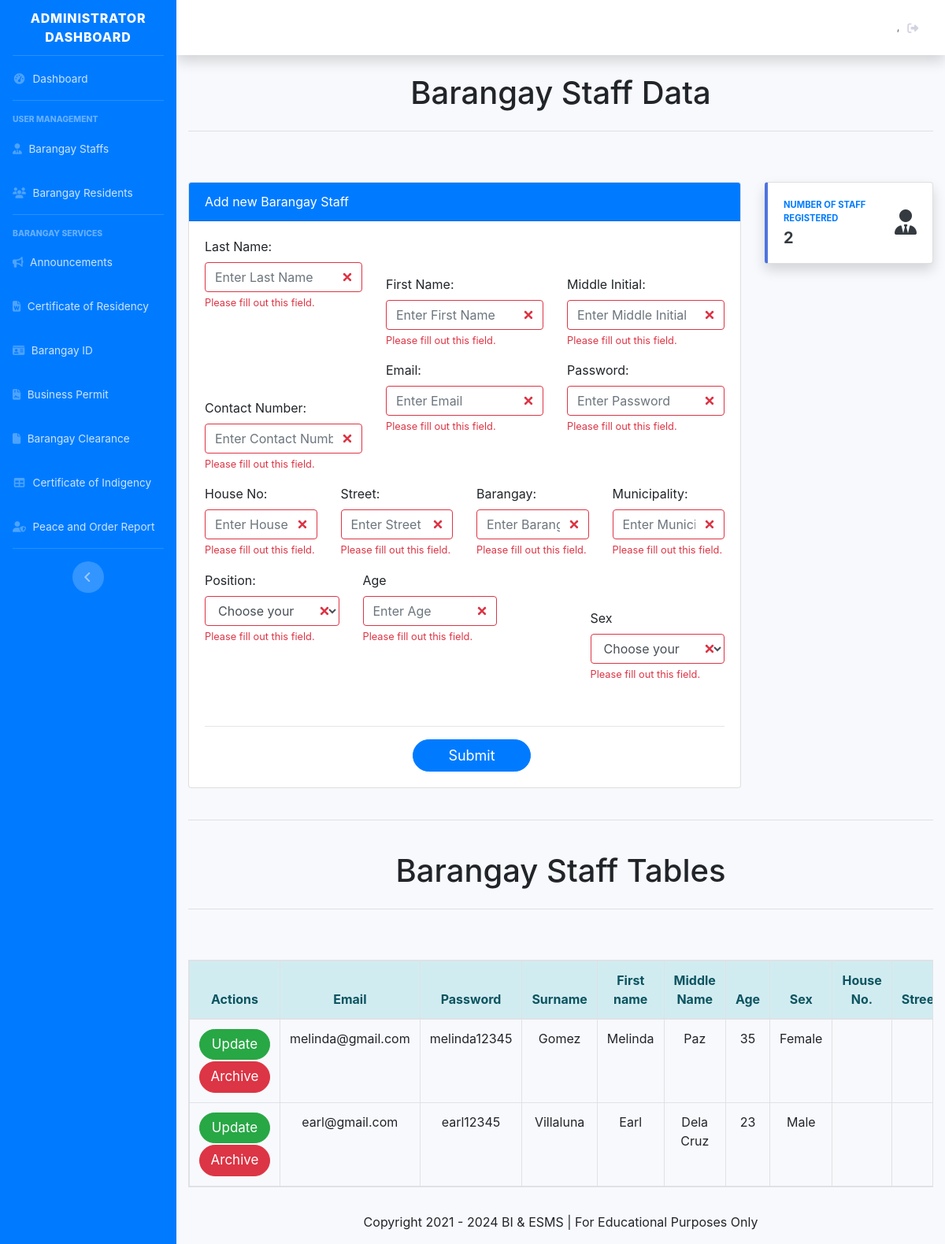
Screenshot of /admn_staff_crud.php with the database file from the repository.
### tables this page shows
CREATE TABLE `tbl_user` (
  `id_user` int(11) NOT NULL,
  `email` varchar(255) NOT NULL,
  `password` varchar(255) NOT NULL,
  `lname` varchar(255) NOT NULL,
  `fname` varchar(255) NOT NULL,
  `mi` varchar(255) NOT NULL,
  `age` int(20) NOT NULL,
  `sex` varchar(255) NOT NULL,
  `address` varchar(255) NOT NULL,
  `contact` varchar(255) NOT NULL,
  `position` varchar(255) NOT NULL,
  `role` varchar(255) NOT NULL,
  `addedby` varchar(255) DEFAULT NULL
);

### classes/staff.class.php (called while the page is built, shortened)
<?php
    class StaffClass extends BMISClass {
        public function view_staff(){
            $connection = $this->openConn();
            $stmt = $connection->prepare("SELECT * from tbl_user");
            $stmt->execute();
            $view = $stmt->fetchAll();
            return $view;
        }
        public function count_staff() {
            $connection = $this->openConn();
            $stmt = $connection->prepare("SELECT COUNT(*) from tbl_user");
            $stmt->execute();
            $staffcount = $stmt->fetchColumn();
            return $staffcount;
        }
    }
?>

### admn_staff_crud.php (the view, shortened to what this page needs)
<?php
    require('classes/staff.class.php');
    $view = $staffbmis->view_staff();
    $staffbmis->create_staff();
    $staffbmis->delete_staff();
    $staffcount = $staffbmis->count_staff();
?>
<?php
    include('dashboard_sidebar_start.php');
?>
<div class="container-fluid">
    <h1 class="mb-4 text-center">Barangay Staff Data</h1>
    <hr>
    <br>
    <br>
    <div class="row">
        <div class="col-md-9">
            <div class="card">
                <div class="card-header bg-primary text-white"> Add new Barangay Staff </div>
                <div class="card-body">
                    <form method="post" class="was-validated">
                        <div class="row">
                            <div class="col">
                                <div class="form-group">
                                    <label> Last Name: </label>
                                    <input type="text" class="form-control" name="lname"  placeholder="Enter Last Name" required>
                                    <div class="invalid-feedback">Please fill out this field.</div>
                                </div>
                            </div>
                            <div class="col">
                                <div class="form-group">
                                    <label class="mtop" >First Name: </label>
                                    <input type="text" class="form-control" name="fname"  placeholder="Enter First Name" required>
                                    <div class="invalid-feedback">Please fill out this field.</div>
                                </div>
                            </div>
                            <div class="col">
                                <div class="form-group">
                                    <label class="mtop"> Middle Initial: </label>
                                    <input type="text" class="form-control" name="mi" placeholder="Enter Middle Initial" required>
                                    <div class="invalid-feedback">Please fill out this field.</div>
                                </div>
                            </div>
                        </div>
                        <div class="row">
                            <div class="col">
                                <div class="form-group">
                                    <label class="mtop">Contact Number:</label>
                                    <input type="tel" class="form-control" name="contact" maxlength="11" pattern="[0-9]{11}" placeholder="Enter Contact Number" required>
                                    <div class="invalid-feedback">Please fill out this field.</div>
                                </div>
                            </div>
                            <div class="col">
                                <div class="form-group">
                                    <label>Email: </label>
                                    <input type="email" class="form-control" name="email"  placeholder="Enter Email" required>
                                    <div class="invalid-feedback">Please fill out this field.</div>
                                </div>
                            </div>
                            <div class="col">
                                <div class="form-group">
                                    <label>Password:</label>
                                    <input type="password" class="form-control" id="password-field" name="password" placeholder="Enter Password" required>
                                    <div class="invalid-feedback">Please fill out this field.</div>
                                </div>
                            </div>
                        </div>
                        <div class="row">
                            <div class="col">
                                <div class="form-group">
                                    <label> House No: </label>
                                    <input type="text" class="form-control" name="houseno"  placeholder="Enter House No." required>
                                    <div class="invalid-feedback">Please fill out this field.</div>
                                </div>
                            </div>
                            <div class="col">
                                <div class="form-group">
                                    <label> Street: </label>
                                    <input type="text" class="form-control" name="street"  placeholder="Enter Street" required>
                                    <div class="invalid-feedback">Please fill out this field.</div>
                                </div>
                            </div>
                            <div class="col">
                                <div class="form-group">
                                    <label> Barangay: </label>
                                    <input type="text" class="form-control" name="brgy"  placeholder="Enter Barangay" required>
                                    <div class="invalid-feedback">Please fill out this field.</div>
                                </div>
                            </div>
                            <div class="col">
                                <div class="form-group">
                                    <label> Municipality: </label>
                                    <input type="text" class="form-control" name="municipal" placeholder="Enter Municipality" required>
                                    <div class="invalid-feedback">Please fill out this field.</div>
                                </div>
                            </div>
                        </div>
                        <div class="row">
                            <div class="col">
                                <div class="form-group">
                                    <label>Position: </label>
                                    <select class="form-control" name="position" id="position" required>
                                        <option value="">Choose your Position</option>
                                    </select>
                                    <div class="invalid-feedback">Please fill out this field.</div>
                                </div>
                            </div>
                            <div class="col">
                                <div class="form-group">
                                    <label>Age</label>
                                    <input type="number" class="form-control" name="age" placeholder="Enter Age" required>
                                    <div class="invalid-feedback">Please fill out this field.</div>
                                </div>
                            </div>
                            <div class="col rb">
                                <div class="form-group">
                                    <label class="mtop">Sex</label>
                                    <select class="form-control" name="sex" id="sex" required>
                                        <option value="">Choose your Sex</option>
                                    </select>
                                    <div class="invalid-feedback">Please fill out this field.</div>
                                </div>
                            </div>
                        </div>
                        <br>
                        <hr>
                        <button class="btn btn-primary" type="submit" name="add_staff" style="width: 150px; font-size: 18px; border-radius:30px; margin-left:40%;"> Submit </button>
                    </form>
                </div>
            </div>
        </div>
        <div class="col-md-3">
            <div class="card border-left-primary shadow">
                <div class="card-body">
                    <div class="row no-gutters align-items-center">
                        <div class="col mr-2">
                            <div class="text-xs font-weight-bold text-primary text-uppercase mb-1">
                                Number of Staff Registered</div>
                                <div class="h5 mb-0 font-weight-bold text-dark"><?= $staffcount?></div>
                        </div>
                        <div class="col-auto">
                            <i class="fas fa-user-tie fa-2x text-dark"></i>
                        </div>
                    </div>
                </div>
            </div>
        </div>
    </div>
    <br>
    <hr>
    <br>
    <h1 class="mb-4 text-center">Barangay Staff Tables</h1>
    <hr>
    <br>
    <br>
    <div class="row">
        <div class="col-md-12">
           <table class="table table-hover text-center table-bordered table-responsive" id="dataTable" width="100%" cellspacing="0">
                <form action="" method="post">
                    <thead class="alert-info">
                        <tr>
                            <th> Actions </th>
                            <th> Email </th>
                            <th> Password </th>
                            <th> Surname </th>
                            <th> First name </th>
                            <th> Middle Name </th>
                            <th> Age </th>
                            <th> Sex </th>
                            <th> House No. </th>
                            <th> Street </th>
                        </tr>
                    </thead>
                    <tbody>
                        <?php if(is_array($view)) {?>
                            <?php foreach($view as $view) {?>
                                <tr>
                                    <td>
                                        <form action="" method="post">
                                            <a href="update_staff_form.php?id_user=<?= $view['id_user'];?>" style="width: 90px; font-size: 17px; border-radius:30px; margin-bottom: 2px;" class="btn btn-success"> Update </a>
                                            <button class="btn btn-danger" type="submit" name="delete_staff"style="width: 90px; font-size: 17px; border-radius:30px;"> Archive </button>
                                        </form>
                                    </td>
                                    <td> <?= $view['email'];?> </td>
                                    <td> <?= $view['password'];?> </td>
                                    <td> <?= $view['lname'];?> </td>
                                    <td> <?= $view['fname'];?> </td>
                                    <td> <?= $view['mi'];?> </td>
                                    <td> <?= $view['age'];?> </td>
                                    <td> <?= $view['sex'];?> </td>
                                    <td> <?= $view['houseno'];?> </td>
                                    <td> <?= $view['street'];?> </td>
                                </tr>
                            <?php }?>
                        <?php } ?>
                    </tbody>
                </form>
            </table>
        </div>
    </div>
</div>
<link href="../BarangaySystem/customcss/regiformstyle.css" rel="stylesheet" type="text/css">
<link href="../BarangaySystem/bootstrap/css/bootstrap.css" rel="stylesheet" type="text/css">
<?php
    include('dashboard_sidebar_end.php');
?>

### css/regiformstyle.css (style rules this page uses)
body { background-color:#fff !important; }
.mtop { margin-top: 3em; }
.rb { padding-left: 15% !important; }

### rows the page displays
tbl_user: email "melinda@gmail.com", password "melinda12345", lname "Gomez", fname "Melinda", mi "Paz", age "35", sex "Female"
tbl_user: email "earl@gmail.com", password "earl12345", lname "Villaluna", fname "Earl", mi "Dela Cruz", age "23", sex "Male"

### other values shown
$staffcount "2"
